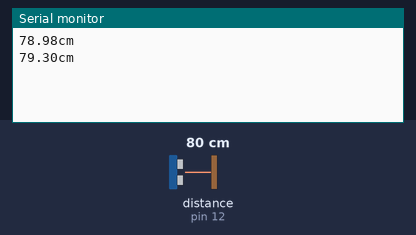
Bench run of a sketch on a simulated Arduino Uno, built with avr-gcc and run on an emulated ATmega328P. On the bench: the last lines printed to the serial monitor. Wiring (inferred from the names in the program): ultrasonic range finder: trigger pin 11; echo pin 12. The test bench sets the inputs (shaded band); at power-on: distance to the obstacle (sensor on pin 12) 80 cm. The echo pulse lasts 58.3 µs per cm.

Above: at 1.8 s.
1.9 s: distance to the obstacle (sensor on pin 12) set to 2 cm
At 2.4 s:
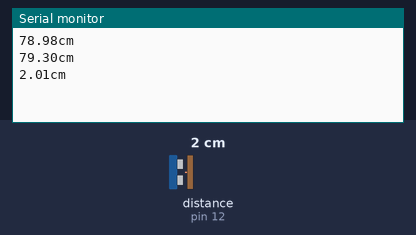
3.4 s: distance to the obstacle (sensor on pin 12) set to 4 cm
At 4.8 s:
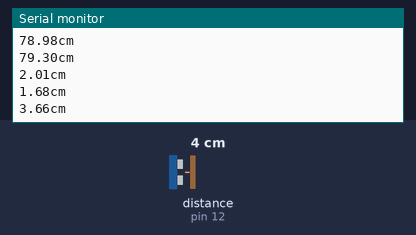
Timing chart, 0 to 6.4 s (numbered marks = the images above; inputs shaded):
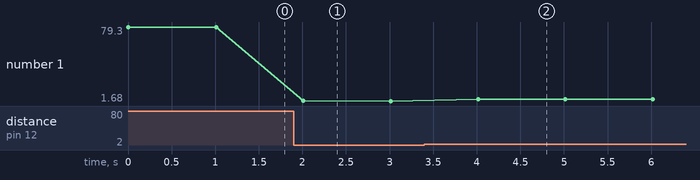

Measured:
- after the input at 1.9 s, the serial monitor: prints a new line after 0.11 s (image 1)
- after the input at 3.4 s, the serial monitor: prints a new line after 0.61 s (image 2)
- plotted number 1: 79.3 → 1.68 after the input at 1.9 s, 1.68 → 3.66 after the input at 3.4 s

The sketch:

ex01.ino
```cpp
const int trig = 11;
const int echo = 12;

void setup() {
  pinMode(trig, OUTPUT);
  pinMode(echo, INPUT);
  Serial.begin(9600);
}

void loop() {
  float Length, distance; // Lengtg와 distance를 지역변수로 선언

  digitalWrite(trig, LOW); // 초기화
  delayMicroseconds(2);
  digitalWrite(trig, HIGH); // trigger 신호 발생
  delayMicroseconds(10);
  digitalWrite(trig, LOW);

  Length = pulseIn(echo, HIGH);
  distance = ((float)(340 * Length) / 10000) / 2; // 거리 계산

  Serial.print(distance); // 모니터 출력
  Serial.println("cm");

  delay(1000);
}
```
